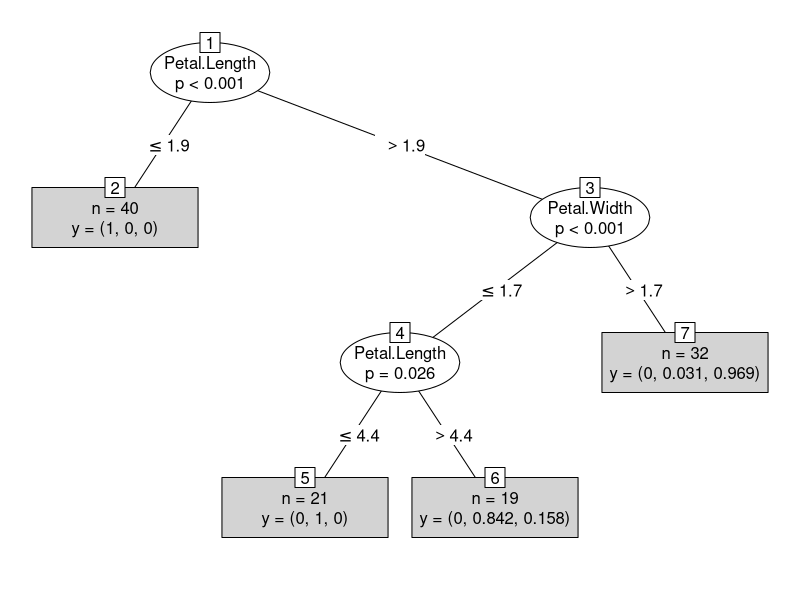

This chart was generated by the following R code:
  set.seed(1234)
  data(iris)
  ind <- sample(2, nrow(iris), replace = TRUE, prob = c(0.7, 0.3))
  trainData <- iris[ind == 1, ]
  testData <- iris[ind == 2, ]
  
  library(party)
  myFormula <- Species ~ Sepal.Length + Sepal.Width + Petal.Length + Petal.Width
  iris_ctree <- ctree(myFormula, data = trainData)
  
  table(predict(iris_ctree), trainData$Species)
  
  library(gmodels)
  CrossTable(predict(iris_ctree),trainData$Species,prop.chisq = FALSE, prop.t = FALSE, 
             prop.r = FALSE, dnn = c('predicted', 'actual'))
  
  
  plot(iris_ctree, type = "simple")
  
